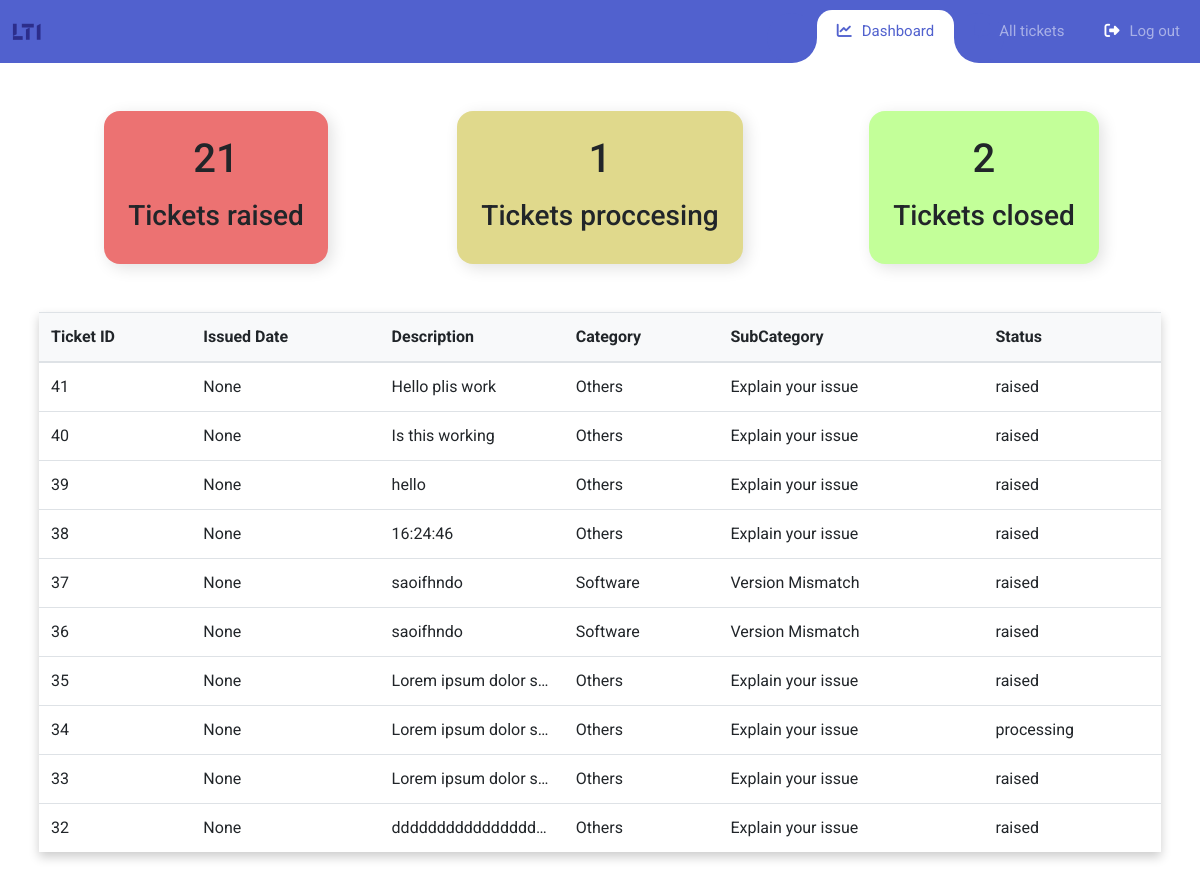
The app's page /dashboard, older data.
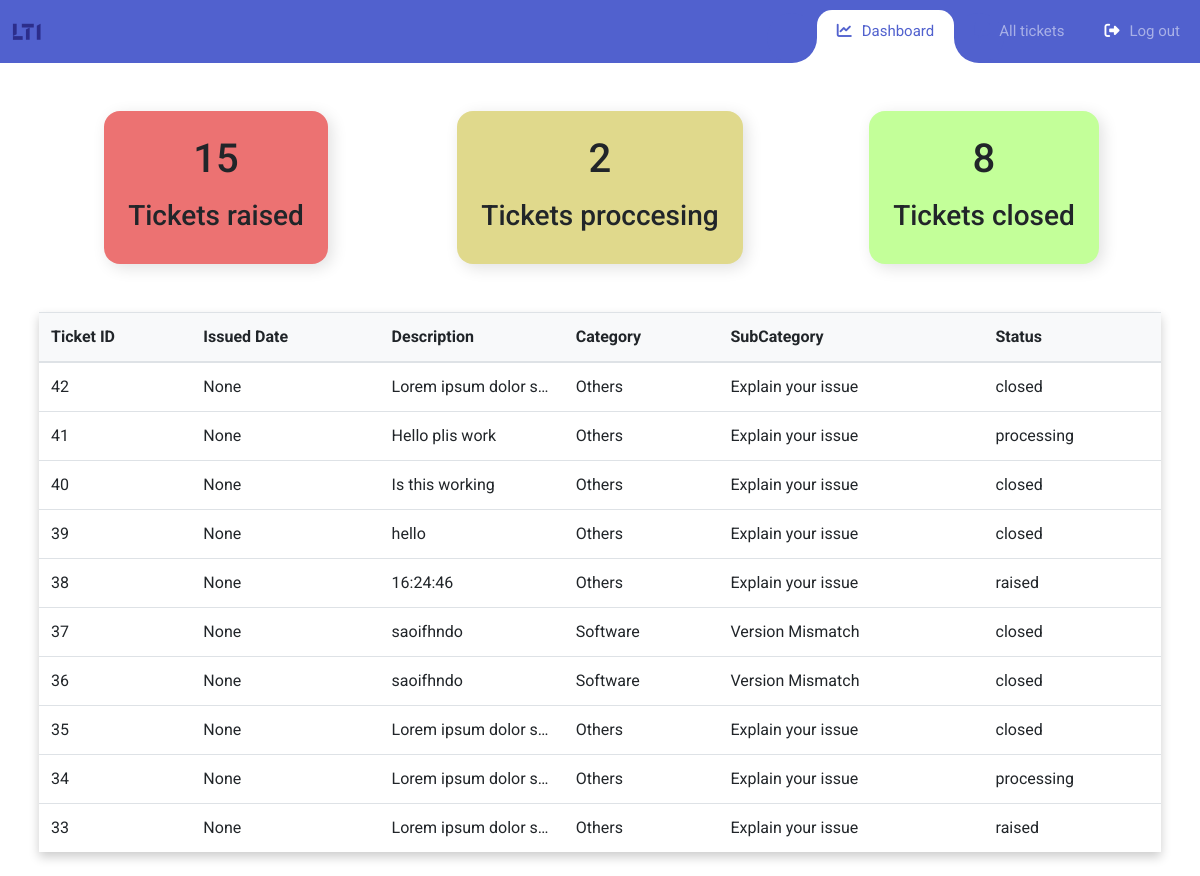
The same page, newer data.
### Tickets/models.py (models this page shows, shortened)
class Ticket(models.Model):
    ticket_status = [
    ('raised', 'raised'),
    ('processing', 'processing'),
    ('closed', 'closed'),
]
    user_id = models.ForeignKey(Profile,related_name='user',on_delete=models.CASCADE)
    status = models.CharField(max_length=100,choices=ticket_status)
    category = models.CharField(max_length=100) # in case future error arises convert it to char field
    subCategory = models.CharField(max_length=100)
    description = models.TextField()
    issue_date = models.DateTimeField(auto_now_add=True)

### Admin/views.py (the view)
# urls.py: path("dashboard",views.dashboard.as_view(), name="dashboard"),
class dashboard(APIView):
    renderer_classes = [TemplateHTMLRenderer]
    template_name = 'dashboard.html'
    def get(self, request):
        queryset = Ticket.objects.all().values()[::-1][:10]
        status_set = Ticket.objects.all().values('status')
        print(status_set)
        number = {'raised':0,'processing':0,'closed':0}
        for y in status_set:
            if y['status'] == 'raised':
                number['raised'] += 1
            elif y['status'] == 'processing':
                number['processing'] += 1
            elif y['status'] == 'closed':
                number['closed'] += 1
        print(number)
        return render(request,'dashboard.html',{'list': queryset,'value_count':number})

### Admin/templates/dashboard.html (shortened to what this page needs)
{% load static %}
<!DOCTYPE html>
<html lang="en">
  <head>
    <link rel="stylesheet" href="{% static 'dashboard/fonts/icomoon/style.css' %}" />
    <link
      rel="stylesheet"
      href="https://cdnjs.cloudflare.com/ajax/libs/font-awesome/6.2.0/css/all.min.css"
    />
    <link rel="stylesheet" href="{% static 'dashboard/css/bootstrap.min.css' %}" />
    <link rel="stylesheet" href="{% static 'dashboard/css/dashboard_style.css' %}" />
  </head>
  <body>
      <nav class="navbar navbar-expand-custom navbar-mainbg">
          <a class="navbar-brand navbar-logo" href="#">
              <img src="{% static 'dashboard/images/lti.svg' %}" alt="LTI logo" width="10%" />
          </a>
          <div class="collapse navbar-collapse" id="navbarSupportedContent">
              <ul class="navbar-nav ml-auto">
                  <div class="hori-selector">
                      <div class="left"></div>
                      <div class="right"></div>
                  </div>
                  <li class="nav-item active">
                      <a class="nav-link" href="{% url 'adminn:dashboard' %}"><i class="fa-sharp fa-solid fa-chart-line" style="color:#5161ce"></i>Dashboard</a>
                  </li>
                  <li class="nav-item">
                      <a class="nav-link" href="{% url 'adminn:alltickets' %}"><i class="fa-solid fa-message" style="color:#5161ce"></i>All tickets</a>
                  </li>
                  <li class="nav-item">
                      <a class="nav-link" href="{% url 'adminn:reset' %}"><i class="fa-solid fa-right-from-bracket"></i>Log out</a>
                  </li>
              </ul>
          </div>
      </nav>
    <div class="container">
        <div class="row">
            <div class="col-md-12 col-lg-4">
                <div class="drop">
                    <div class="drop__container" style="background-color: #EC7272;">
                        <header>
                            <h1>{{value_count.raised}}</h1>
                        </header>
                        <div class="drop__list" id="drop-items">
                            <h3>Tickets raised</h3>
                        </div>
                    </div>
                </div>
            </div>
            <div class="col-md-12 col-lg-4">
                <div class="drop" >
                    <div class="drop__container" style="background-color: #E0D98C;">
                        <header>
                            <h1>{{value_count.processing}}</h1>
                        </header>
                        <div class="drop__list" id="drop-items">
                            <h3>Tickets proccesing</h3>
                        </div>
                    </div>
                </div>
            </div>
            <div class="col-md-12 col-lg-4">
                <div class="drop">
                    <div class="drop__container" style="background-color: #C3FF99;">
                        <header>
                            <h1>{{value_count.closed}}</h1>
                        </header>
                        <div class="drop__list" id="drop-items">
                            <h3>Tickets closed</h3>
                        </div>
                    </div>
                </div>
            </div>
        </div>
        <div class="row">
            <div class="col-md-12 col-lg-12">
                <div class="container" id="usertable">
                    <div class="shadow-4 rounded-5 overflow-hidden">
                        <table class="table align-middle mb-0 bg-white" >
                            <thead class="bg-light" id="head">
                                <tr>
                                    <th>Ticket ID</th>
                                    <th>Issued Date</th>
                                    <th>Description</th>
                                    <th style="">Category</th>
                                    <th style="">SubCategory</th>
                                    <th>Status</th>
                                </tr>
                              </thead>
                            <tbody>
                                {% for r in list %}
                                  <tr onclick="myFunc(this)">
                                  <td>{{r.id}}</td>
                                  <td>{{r.issue_date}}</td>
                                  <td style=
                                  "max-width:100px ;
                                    white-space: nowrap;
                                    overflow: hidden;
                                    text-overflow: ellipsis">{{r.description}}</td>
                                  <td>{{r.category}}</td>
                                  <td>{{r.subCategory}}</td>
                                  <td>{{r.status}}</td>
                                  </tr>
                                  {% endfor %}
                              </tbody>
                          </table>
                    </div>
                </div>
            </div>
        </div>
    </div>
  </body>
</html>

### Admin/static/dashboard/css/dashboard_style.css (style rules this page uses)
body { font-family: "Roboto", sans-serif; margin: 0; padding: 0; }
* { margin: 0; padding: 0; }
i { margin-right: 10px; }
.container { margin: 0%; padding: 0; max-width: 100%; }
#usertable { box-shadow: 0px 5px 10px 0px rgba(0, 0, 0, 0.2); }
.row { margin: 0; padding: 2%; }
.navbar { margin-bottom: 2%; }
.navbar-logo { color: #fff; padding-left: 1%; }
.navbar-mainbg { background-color: #5161ce; padding: 0; }
#navbarSupportedContent { overflow: hidden; position: relative; }
#navbarSupportedContent ul { padding: 0px; margin: 0px; }
#navbarSupportedContent ul li a i { margin-right: 10px; }
#navbarSupportedContent li { list-style-type: none; float: left; }
#navbarSupportedContent ul li a { color: rgba(255, 255, 255, 0.5); text-decoration: none; font-size: 15px; display: block; padding: 20px 20px; transition-duration: 0.1s; position: relative; }
#navbarSupportedContent > ul > li.active > a { color: #5161ce; background-color: transparent; transition: all 0.1s; }
.hori-selector { display: inline-block; position: absolute; height: 100%; top: 0px; left: 0px; transition-duration: 0.0s; background-color: #fff; border-top-left-radius: 15px; border-top-right-radius: 15px; margin-top: 10px; }
.hori-selector .right, .hori-selector .left { position: absolute; width: 25px; height: 25px; background-color: #fff; bottom: 10px; }
.hori-selector .right { right: -25px; }
.hori-selector .left { left: -25px; }
.hori-selector .right:before, .hori-selector .left:before { content: ""; position: absolute; width: 50px; height: 50px; border-radius: 50%; background-color: #5161ce; }
.hori-selector .right:before { bottom: 0; right: -25px; }
.hori-selector .left:before { bottom: 0; left: -25px; }
@media (min-width: 992px) { .navbar-expand-custom { -ms-flex-flow: row nowrap; flex-flow: row nowrap; -ms-flex-pack: start; justify-content: flex-start; } }
@media (min-width: 992px) { .navbar-expand-custom .navbar-nav { -ms-flex-direction: row; flex-direction: row; } }
@media (min-width: 992px) { .navbar-expand-custom .navbar-collapse { display: -ms-flexbox !important; display: flex !important; -ms-flex-preferred-size: auto; flex-basis: auto; background-color: #5161ce; } }
i:not(i.fa-eye) { color:white; }
ul { list-style: hangul-consonant; text-align:left; margin-left: -10rem; }
header { display: grid; justify-items: center; align-items: center; }
h1 { margin: 0; }
a { text-decoration: none; }
img { max-width: 100%; height: auto; }
.drop { display: grid; align-items: center; justify-content: center; }
.drop__container { display: grid; row-gap: 1rem; padding: 1.5rem; box-shadow: 4px 4px 16px #e1e1e1; border-radius: 1rem; }
.drop__list { display: grid; row-gap: 1rem; }

Row changes from the older to the newer data that the page shows:
no longer on this page (row unchanged): Ticket: id "32", issue_date "None", description "dddddddddddddddd…", category "Others", subCategory "Explain your issue", status "raised"
added Ticket: id "42", issue_date "None", description "Lorem ipsum dolor s…", category "Others", subCategory "Explain your issue", status "closed"
changed Ticket "Hello plis work": status "raised" → "processing"
changed Ticket "Is this working": status "raised" → "closed"
changed Ticket "hello": status "raised" → "closed"
changed Ticket id 37: status "raised" → "closed"
changed Ticket id 36: status "raised" → "closed"
changed Ticket id 35: status "raised" → "closed"
Text that changed along with them:
{{ value_count.raised }}: "21" → "15"
{{ value_count.processing }}: "1" → "2"
{{ value_count.closed }}: "2" → "8"
